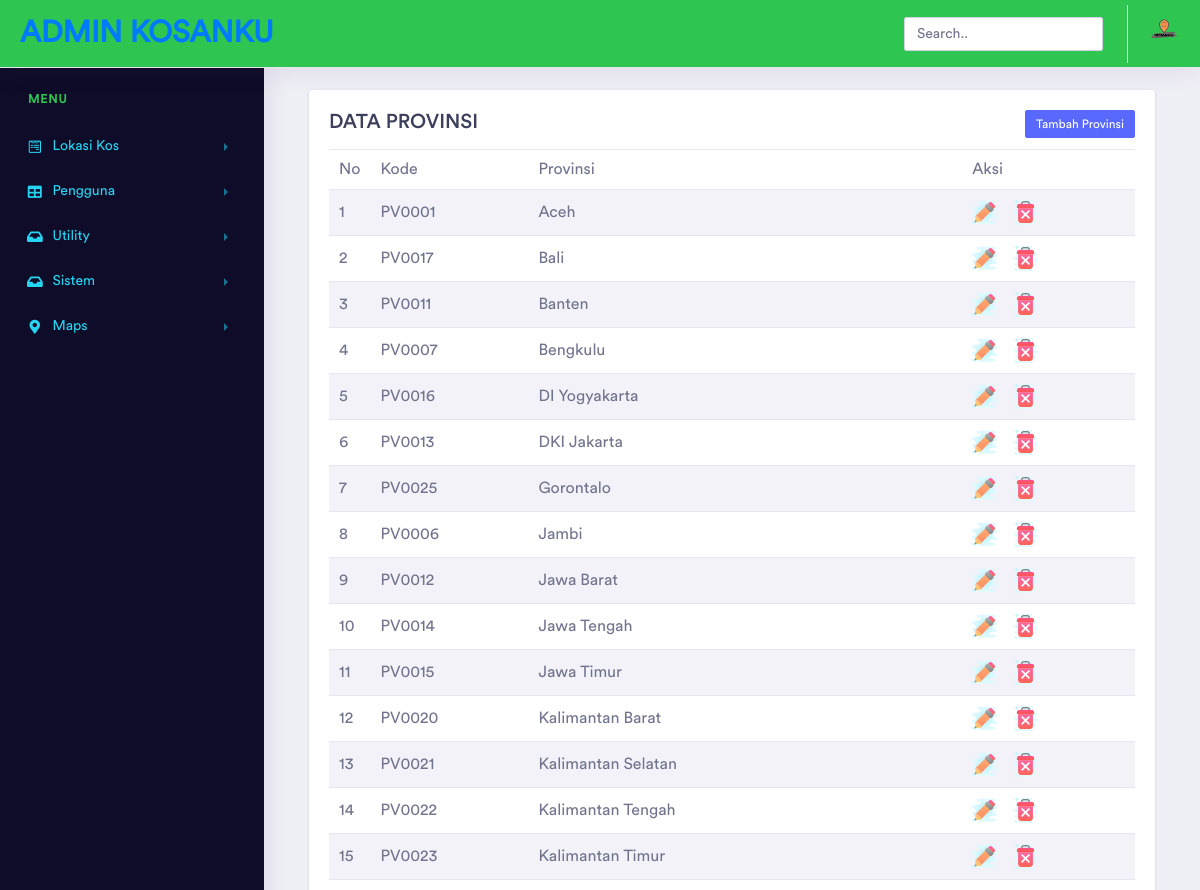
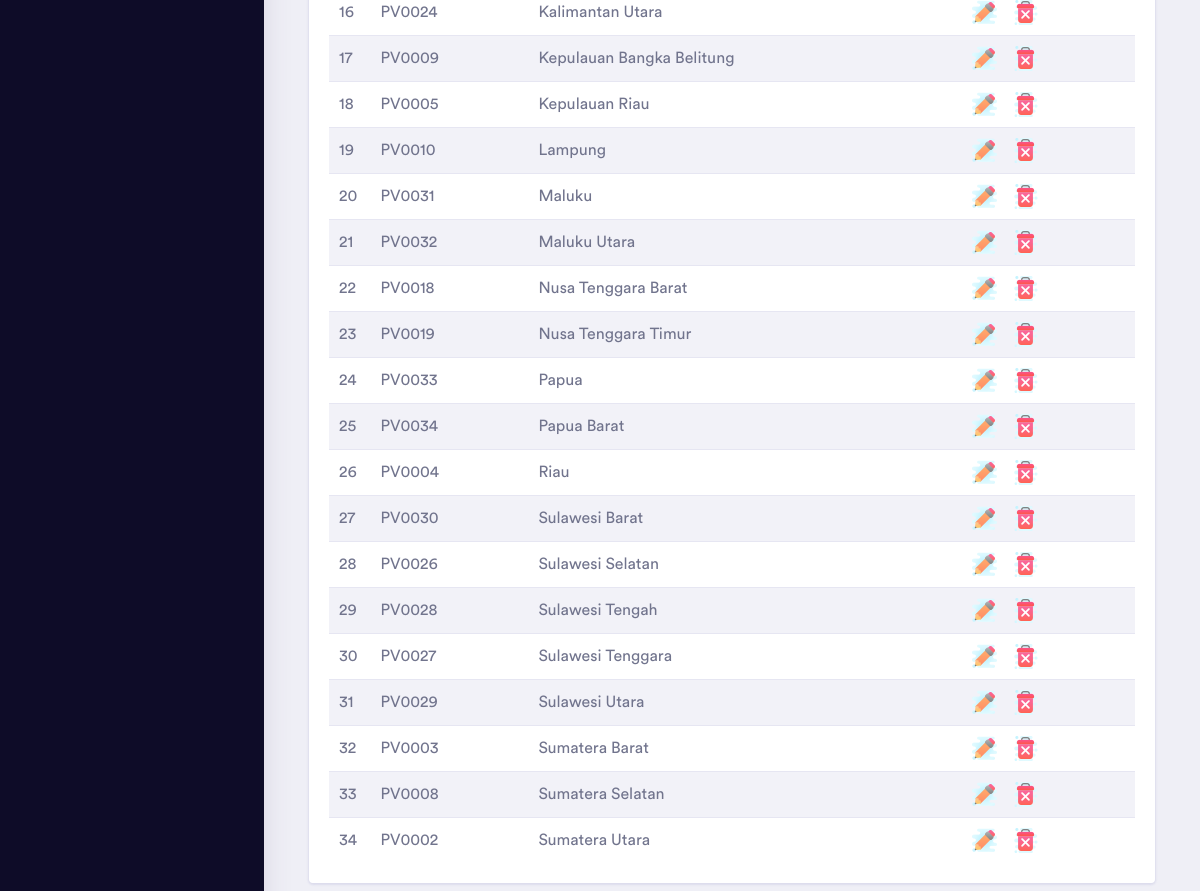
The page /pages/media.php?module=data-provinsi (signed in) on the database its author committed (2 pictures, top to bottom).
### tables this page shows
CREATE TABLE `provinsi` (
  `id_provinsi` varchar(6) NOT NULL,
  `provinsi` varchar(25) NOT NULL
);

### pages/modul/mod_povkota/provinsi.php (the view, shortened to what this page needs)
<?php
 if (empty($_SESSION['username']) AND empty($_SESSION['passuser'])){
  echo "<link href='style.css' rel='stylesheet' type='text/css'>
 <center>Untuk mengakses modul, Anda harus login <br>";
  echo "<a href=../../index.php><b>LOGIN</b></a></center>";
}
else{
$aksi="modul/mod_povkota/aksi_provinsi.php";
switch($_GET[act]){
  default:
    if ($_SESSION[leveluser]=='admin'){
      $tampil = mysql_query("SELECT * FROM provinsi ORDER BY provinsi ASC");
    }
    echo "
    <div class='col-xl-16 col-lg-16 col-md-12 col-sm-12 col-12'>
      <div class='card'>
        <div class='card-body'>
        <div class='row'>
          <div class='col-sm-6'>
              <h3>DATA PROVINSI</h3>
          </div>
          <div class='col-sm-6 text-right'>
              <input type=button value='Tambah Provinsi' class='btn btn-primary btn-xs' onclick=\"window.location.href='?module=data-provinsi&act=tambahprovinsi';\">
          </div>
        </div>
            <div class='table-responsive '>
              <table class='table table-striped'><thead>
                    <tr>
                    <td class='left'>No</td>
                    <td class='left'>Kode</td>
                    <td class='left'>Provinsi</td>
                    <td class='center'>Aksi</td>
                    </tr></thead> ";
                    $no=1;
                    while ($r=mysql_fetch_array($tampil)){
                       echo "<tr><td class='left' width='25'>$no</td>
                             <td class='left'>$r[id_provinsi]</td>
                             <td class='left'>$r[provinsi]</td>
                		         <td class='left'>
                                <a href=?module=data-provinsi&act=editprovinsi&id=$r[id_provinsi]>
                                    <img src='../img/edit.png' border='0' title='edit' />
                                </a>
                                &nbsp;&nbsp;
                                <a href=javascript:confirmHold('$aksi?module=data-provinsi&act=hapus&id=$r[id_provinsi]')>
                                    <img src='../img/del.png' border='0' title='hapus' />
                                </a>
                             </td>
                             </tr>";
                      $no++;
                    }
        echo "</table>
         </div>
        </div>
      </div>
    </div>";
break;
}
}
?>

### pages/media.php (shortened to what this page needs)
<?php
  if($_SESSION[leveluser]=='admin' || $_SESSION[leveluser]=='kepala'){
  ?>
<html lang="en">
<head>
    <link rel="stylesheet" href="../assets/vendor/bootstrap/css/bootstrap.min.css">
    <link href="../assets/vendor/fonts/circular-std/style.css" rel="stylesheet">
    <link rel="stylesheet" href="../assets/libs/css/style.css">
    <link rel="stylesheet" href="../assets/vendor/fonts/fontawesome/css/fontawesome-all.css">
</head>
<body>
    <div class="dashboard-main-wrapper">
      <div class="dashboard-header">
            <nav class="navbar navbar-expand-lg bg-success fixed-top">
                <a class="navbar-brand" href="media.php?module=home" width=100%>ADMIN KOSANKU</a>
                <div class="collapse navbar-collapse " id="navbarSupportedContent">
                    <ul class="navbar-nav ml-auto navbar-right-top">
                        <li class="nav-item">
                            <div id="custom-search" class="top-search-bar">
                                <input class="form-control" type="text" placeholder="Search..">
                            </div>
                        </li>
                        <li class="nav-item dropdown nav-user">
                            <a class="nav-link nav-user-img" href="#" id="navbarDropdownMenuLink2" data-toggle="dropdown" aria-haspopup="true" aria-expanded="false"><img src="../assets/images/avatar-1.jpg" alt="" class="user-avatar-md rounded-circle"></a>
                        </li>
                    </ul>
                </div>
            </nav>
        </div>
       <div class="nav-left-sidebar sidebar-dark">
            <div class="menu-list">
                <nav class="navbar navbar-expand-lg navbar-light">
                    <div class="collapse navbar-collapse" id="navbarNav">
                        <ul class="navbar-nav flex-column">
                            <li class="nav-divider text-success">
                                Menu
                            </li>
                            <li class="nav-item ">
                                <a class="nav-link text-info" href="#" data-toggle="collapse" aria-expanded="false" data-target="#submenu-4" aria-controls="submenu-4"><i class="fab fa-fw fa-wpforms text-info"></i>Lokasi Kos</a>
                            </li>
                            <li class="nav-item">
                                <a class="nav-link text-info" href="#" data-toggle="collapse" aria-expanded="false" data-target="#submenu-5" aria-controls="submenu-5"><i class="fas fa-fw fa-table text-info"></i>Pengguna</a>
                            </li>
                            <li class="nav-item">
                                <a class="nav-link text-info" href="#" data-toggle="collapse" aria-expanded="false" data-target="#submenu-6" aria-controls="submenu-7"><i class="fas fa-fw fa-inbox text-info"></i>Utility <span class="badge badge-secondary">New</span></a>
                            </li>
                            <li class="nav-item">
                                <a class="nav-link text-info" href="#" data-toggle="collapse" aria-expanded="false" data-target="#submenu-7" aria-controls="submenu-7"><i class="fas fa-fw fa-inbox text-info"></i>Sistem <span class="badge badge-secondary">New</span></a>
                            </li>
                            <li class="nav-item">
                                <a class="nav-link text-info" href="#" data-toggle="collapse" aria-expanded="false" data-target="#submenu-9" aria-controls="submenu-9"><i class="fas fa-fw fa-map-marker-alt text-info"></i>Maps</a>
                            </li>
                        </ul>
                    </div>
                </nav>
            </div>
        </div>
		<div class="dashboard-wrapper">
		<div class="container-fluid  dashboard-content">
        <?php include "content.php";?>
		</div>
		</div>
    </div>
</body>
</html>
<?php }else{
    echo "<script>window.alert('Anda bukan admin, dilarang akses....');
          window.location=('../login-pemilik.html')</script>";
}?>

### pages/content.php (shortened to what this page needs)
<?php
include "../config/library.php";
if ($_GET[module]=='home'){
  if ($_SESSION['leveluser']=='admin'){
  echo "<h2>Selamat Datang</h2>
          <p>Hai <b>$_SESSION[namalengkap]</b>, selamat datang di halaman Administrator.<br> Silahkan klik menu pilihan yang berada
          di sebelah kiri untuk mengelola content website.</p>
          <p>&nbsp;</p><p>&nbsp;</p><p>&nbsp;</p><p>&nbsp;</p><p>&nbsp;</p><p>&nbsp;</p><p>&nbsp;</p><p>&nbsp;</p>
          <p align=right>Login : $hari_ini, ";
  echo tgl_indo(date("Y m d"));
  echo " | ";
  echo date("H:i:s");
  echo " WIB</p>";
  }
}
elseif ($_GET[module]=='user'){
  if ($_SESSION['leveluser']=='admin'){
    include "modul/mod_users/users.php";
  }
}
elseif ($_GET[module]=='pengguna'){
  if ($_SESSION['leveluser']=='admin'){
    include "modul/mod_pengguna/pengguna.php";
  }
}
elseif ($_GET[module]=='password'){
  if ($_SESSION['leveluser']=='admin'){
    include "modul/mod_password/password.php";
  }
}
elseif ($_GET[module]=='kategori'){
  if ($_SESSION['leveluser']=='admin'){
    include "modul/mod_kategori/kategori.php";
  }
}
elseif ($_GET[module]=='tempat'){
  if ($_SESSION['leveluser']=='admin'){
    include "modul/mod_tempat/tempat.php";
  }
}
elseif ($_GET[module]=='maps'){
  if ($_SESSION['leveluser']=='admin'){
    include "modul/mod_tempat/maps.php";
  }
}
elseif ($_GET[module]=='detail'){
  if ($_SESSION['leveluser']=='admin'){
    include "modul/mod_detail/detail.php";
  }
}
elseif ($_GET[module]=='analisis'){
  if ($_SESSION['leveluser']=='admin'){
    include "modul/mod_analisis/analisis.php";
  }
}
elseif ($_GET[module]=='riwayat'){
  if ($_SESSION['leveluser']=='admin'){
    include "modul/mod_riwayat/riwayat.php";
  }
}
elseif ($_GET[module]=='masa'){
  if ($_SESSION['leveluser']=='admin'){
    include "modul/mod_masa/masa.php";
  }
}
elseif ($_GET[module]=='jurusan'){
  if ($_SESSION['leveluser']=='admin'){
    include "modul/mod_jurusan/jurusan.php";
  }
}
elseif ($_GET[module]=='pegawai'){
  if ($_SESSION['leveluser']=='admin'){
    include "modul/mod_pegawai/pegawai.php";
  }
}
elseif ($_GET[module]=='keahlian'){
  if ($_SESSION['leveluser']=='admin'){
    include "modul/mod_keahlian/keahlian.php";
  }
}
elseif ($_GET[module]=='ketentuan'){
  if ($_SESSION['leveluser']=='admin'){
    include "modul/mod_ketentuan/ketentuan.php";
  }
}
elseif ($_GET[module]=='bidang'){
  if ($_SESSION['leveluser']=='admin'){
    include "modul/mod_bidang/bidang.php";
  }
}
elseif ($_GET[module]=='penempatan'){
  if ($_SESSION['leveluser']=='admin'){
    include "modul/mod_penempatan/penempatan.php";
  }
}
elseif ($_GET[module]=='analisis'){
  if ($_SESSION['leveluser']=='admin'){
    include "modul/mod_analisis/analisis.php";
  }
}
elseif ($_GET[module]=='laporan'){
  if ($_SESSION['leveluser']=='admin'){
    include "modul/mod_laporan/laporan.php";
  }
}
elseif ($_GET[module]=='password'){
  if ($_SESSION['leveluser']=='admin'){
    include "modul/mod_password/password.php";
  }
}
elseif ($_GET[module]=='pemilik'){
  if ($_SESSION['leveluser']=='admin'){
    include "modul/mod_pemilik/pemilik.php";
  }
}
elseif ($_GET[module]=='data-fasilitas'){
  if ($_SESSION['leveluser']=='admin'){
    include "modul/mod_fasilitas/fasilitas.php";
  }
}
elseif ($_GET[module]=='data-harga'){
  if ($_SESSION['leveluser']=='admin'){
    include "modul/mod_harga/harga.php";
  }
}
elseif ($_GET[module]=='data-kategori'){
  if ($_SESSION['leveluser']=='admin'){
    include "modul/mod_kategori/kategori-nilai.php";
  }
}
elseif ($_GET[module]=='normalisasi'){
  if ($_SESSION['leveluser']=='admin'){
    include "modul/mod_normalisasi/normalisasi.php";
  }
}
elseif ($_GET[module]=='data-provinsi'){
  if ($_SESSION['leveluser']=='admin'){
    include "modul/mod_povkota/provinsi.php";
  }
}
elseif ($_GET[module]=='data-kota'){
  if ($_SESSION['leveluser']=='admin'){
    include "modul/mod_povkota/kota.php";
  }
}
else{
  echo "<p><b>MODUL BELUM ADA ATAU BELUM LENGKAP</b></p>";
}
?>

### rows shown on the page
provinsi: id_provinsi "PV0001", provinsi "Aceh"
provinsi: id_provinsi "PV0017", provinsi "Bali"
provinsi: id_provinsi "PV0011", provinsi "Banten"
provinsi: id_provinsi "PV0007", provinsi "Bengkulu"
provinsi: id_provinsi "PV0016", provinsi "DI Yogyakarta"
provinsi: id_provinsi "PV0013", provinsi "DKI Jakarta"
provinsi: id_provinsi "PV0025", provinsi "Gorontalo"
provinsi: id_provinsi "PV0006", provinsi "Jambi"
provinsi: id_provinsi "PV0012", provinsi "Jawa Barat"
provinsi: id_provinsi "PV0014", provinsi "Jawa Tengah"
provinsi: id_provinsi "PV0015", provinsi "Jawa Timur"
provinsi: id_provinsi "PV0020", provinsi "Kalimantan Barat"
provinsi: id_provinsi "PV0021", provinsi "Kalimantan Selatan"
provinsi: id_provinsi "PV0022", provinsi "Kalimantan Tengah"
provinsi: id_provinsi "PV0023", provinsi "Kalimantan Timur"
provinsi: id_provinsi "PV0024", provinsi "Kalimantan Utara"
provinsi: id_provinsi "PV0009", provinsi "Kepulauan Bangka Belitung"
provinsi: id_provinsi "PV0005", provinsi "Kepulauan Riau"
provinsi: id_provinsi "PV0010", provinsi "Lampung"
provinsi: id_provinsi "PV0031", provinsi "Maluku"
provinsi: id_provinsi "PV0032", provinsi "Maluku Utara"
provinsi: id_provinsi "PV0018", provinsi "Nusa Tenggara Barat"
provinsi: id_provinsi "PV0019", provinsi "Nusa Tenggara Timur"
provinsi: id_provinsi "PV0033", provinsi "Papua"
provinsi: id_provinsi "PV0034", provinsi "Papua Barat"
provinsi: id_provinsi "PV0004", provinsi "Riau"
provinsi: id_provinsi "PV0030", provinsi "Sulawesi Barat"
provinsi: id_provinsi "PV0026", provinsi "Sulawesi Selatan"
provinsi: id_provinsi "PV0028", provinsi "Sulawesi Tengah"
provinsi: id_provinsi "PV0027", provinsi "Sulawesi Tenggara"
provinsi: id_provinsi "PV0029", provinsi "Sulawesi Utara"
provinsi: id_provinsi "PV0003", provinsi "Sumatera Barat"
provinsi: id_provinsi "PV0008", provinsi "Sumatera Selatan"
provinsi: id_provinsi "PV0002", provinsi "Sumatera Utara"
